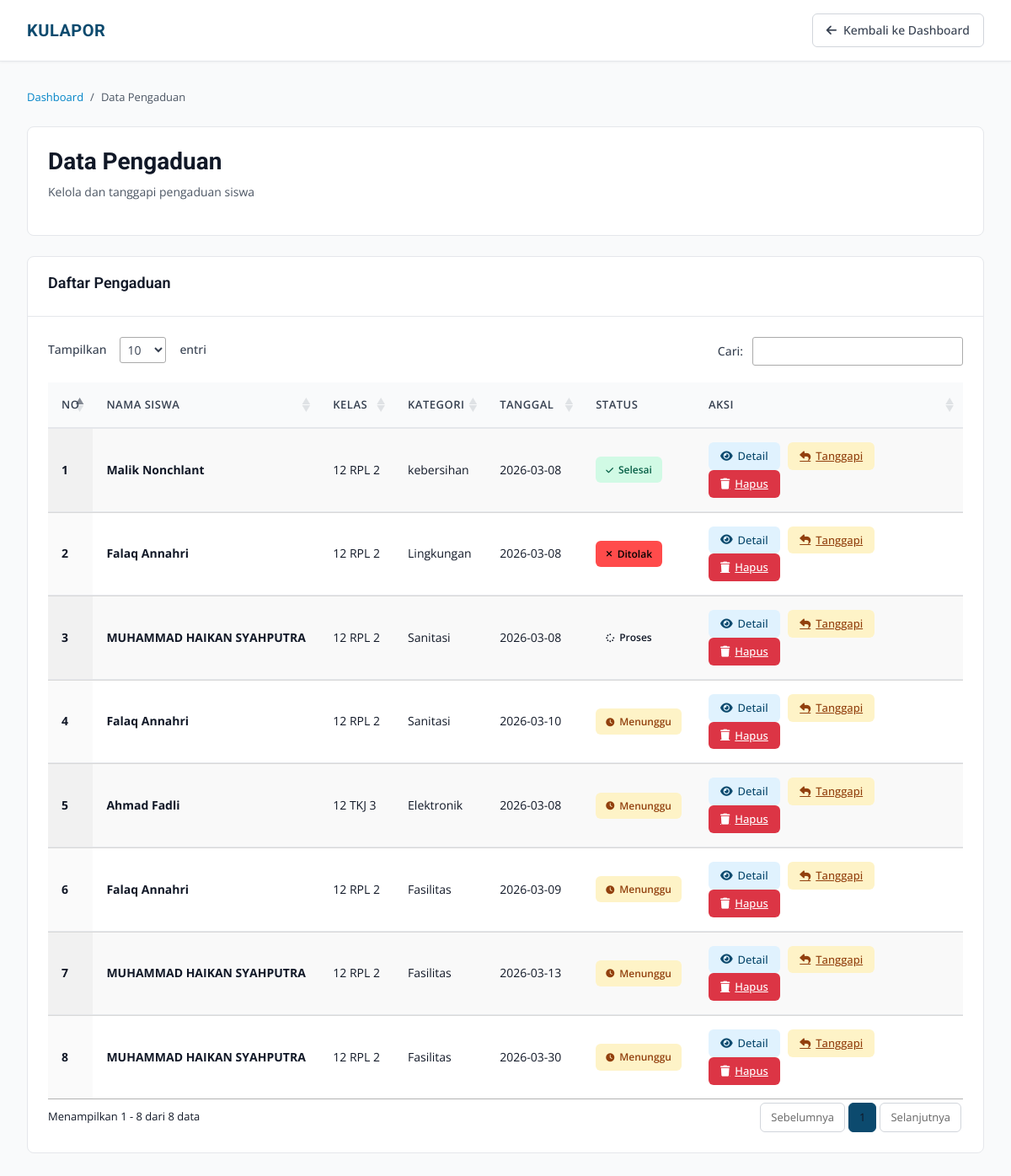
The page /views/admin/data_pengaduan.php (signed in) on the database its author committed.
### tables this page shows
CREATE TABLE `input_aspirasi` (
  `id_pelapor` int NOT NULL,
  `nis` varchar(225) DEFAULT NULL,
  `id_kategori` int NOT NULL,
  `lokasi` varchar(225) NOT NULL,
  `ket` varchar(225) NOT NULL,
  `status` enum('menunggu','proses','selesai','ditolak') NOT NULL DEFAULT 'menunggu',
  `feedback` varchar(225) DEFAULT NULL,
  `tanggal` date NOT NULL
);

CREATE TABLE `user` (
  `id` int NOT NULL,
  `Username` varchar(100) NOT NULL,
  `password` varchar(100) NOT NULL,
  `role` enum('admin','siswa') NOT NULL DEFAULT 'siswa',
  `nis` varchar(100) DEFAULT NULL,
  `kelas` varchar(100) DEFAULT NULL
);

CREATE TABLE `kategori` (
  `id_kategori` int NOT NULL,
  `ket_kategori` varchar(225) NOT NULL
);

### ControllerAdmin/data_pengaduan.php (called while the page is built)
<?php
include '../../config/koneksi.php';
$data = mysqli_query($koneksi, "
    SELECT
        input_aspirasi.*,
        user.username,
        user.kelas,
        kategori.ket_kategori
    FROM input_aspirasi
    LEFT JOIN user ON input_aspirasi.nis = user.nis
    JOIN kategori ON input_aspirasi.id_kategori = kategori.id_kategori
");
?>

### views/admin/data_pengaduan.php (the view, shortened to what this page needs)
<?php
include '../../config/koneksi.php';
?>
<!DOCTYPE html>
<html lang="id">
<head>
    <link rel="stylesheet" href="https://cdnjs.cloudflare.com/ajax/libs/font-awesome/6.4.0/css/all.min.css">
    <link href="https://cdn.jsdelivr.net/npm/bootstrap@5.0.2/dist/css/bootstrap.min.css" rel="stylesheet">
    <link rel="stylesheet" href="https://cdn.datatables.net/1.13.8/css/jquery.dataTables.min.css">
</head>
<body>
    <header class="header">
        <div class="header-container">
            <a href="#" class="brand">
                <span class="brand-text">KULAPOR</span>
            </a>
            <a href="homepage.php" class="btn-back">
                <i class="fas fa-arrow-left"></i>
                Kembali ke Dashboard
            </a>
        </div>
    </header>
    <main class="main-wrapper">
        <ul class="breadcrumb-custom">
            <li><a href="index.php">Dashboard</a></li>
            <li>/</li>
            <li>Data Pengaduan</li>
        </ul>
        <div class="page-header">
            <div class="page-title-section">
                <h1>Data Pengaduan</h1>
                <p class="page-subtitle">Kelola dan tanggapi pengaduan siswa</p>
            </div>
        </div>
        <div class="table-container">
            <div class="table-header">
                <h2 class="table-title">Daftar Pengaduan </h2>
            </div>
            <div class="table-wrapper">
                <table id="datatable" class="display">
                    <thead>
                        <tr>
                            <th>No</th>
                            <th>Nama Siswa</th>
                            <th>Kelas</th>
                            <th>Kategori</th>
                            <th>Tanggal</th>
                            <th>Status</th>
                            <th>Aksi</th>
                        </tr>
                    </thead>
                    <tbody>
                        <?php
                        include '../../ControllerAdmin/data_pengaduan.php';
                        $no = 1;
                        if ($data && mysqli_num_rows($data) > 0) {
                            while ($row = mysqli_fetch_assoc($data)) {
                                $status = strtolower($row['status']);
                                if ($status == 'proses') {
                                    $status_class = 'status-proses';
                                    $status_icon  = 'fa-spinner';
                                } elseif ($status == 'selesai') {
                                    $status_class = 'status-selesai';
                                    $status_icon  = 'fa-check';
                                } elseif ($status == 'ditolak') {
                                    $status_class = 'status-ditolak';
                                    $status_icon  = 'fa-times';
                                } else {
                                    $status_class = 'status-pending';
                                    $status_icon  = 'fa-clock';
                                }
                        ?>
                                <tr>
                                    <td><strong><?= $no; ?></strong></td>
                                    <td><strong><?= $row['username']; ?></strong></td>
                                    <td><?= $row['kelas']; ?></td>
                                    <td><?= $row['ket_kategori']; ?></td>
                                    <td><?= $row['tanggal']; ?></td>
                                    <td>
                                        <span class="status-badge <?= $status_class; ?>">
                                            <i class="fas <?= $status_icon; ?>"></i>
                                            <?= ucfirst($row['status']); ?>
                                        </span>
                                    </td>
                                    <td>
                                        <button
                                            onclick="window.location.href='detail_pengaduan.php?id=<?= $row['id_pelapor']; ?>'"
                                            class="btn-action btn-detail">
                                            <i class="fas fa-eye"></i> Detail
                                        </button>
                                        <a href="feedback_pengaduan.php?id=<?= $row['id_pelapor']; ?>" class="btn-action btn-respond">
                                            <i class="fas fa-reply"></i> Tanggapi
                                        </a>
                                        <a href="?hapus=<?= $row['id_pelapor']; ?>"
                                            class="btn-action btn-danger"
                                            onclick="return confirm('Yakin hapus data?')">
                                            <i class="fas fa-trash"></i> Hapus
                                        </a>
                                    </td>
                                </tr>
                            <?php
                                $no++;
                            }
                        }
                            ?>
                    </tbody>
                </table>
            </div>
        </div>
    </main>
</body>
</html>

### views/admin/data_pengaduan.php (style rules this page uses)
:root { --primary-blue: #0C4A6E; --secondary-blue: #0284C7; --accent-blue: #0EA5E9; --light-blue: #E0F2FE; --white: #FFFFFF; --gray-50: #F9FAFB; --gray-100: #F3F4F6; --gray-200: #E5E7EB; --gray-300: #D1D5DB; --gray-600: #4B5563; --gray-700: #374151; --gray-900: #111827; --success: #059669; --warning: #D97706; --danger: #DC2626; }
* { margin: 0; padding: 0; box-sizing: border-box; }
body { font-family: 'Open Sans', -apple-system, BlinkMacSystemFont, 'Segoe UI', sans-serif; background: var(--gray-50); color: var(--gray-900); line-height: 1.6; }
.header { background: var(--white); border-bottom: 1px solid var(--gray-200); padding: 0; position: sticky; top: 0; z-index: 100; box-shadow: 0 1px 3px rgba(0, 0, 0, 0.05); }
.header-container { max-width: 1400px; margin: 0 auto; padding: 16px 32px; display: flex; align-items: center; justify-content: space-between; }
.brand { display: flex; align-items: center; gap: 12px; text-decoration: none; }
.brand-text { font-family: 'Roboto', sans-serif; font-size: 20px; font-weight: 700; color: var(--primary-blue); letter-spacing: 0.5px; }
.btn-back { display: inline-flex; align-items: center; gap: 8px; padding: 8px 16px; font-size: 14px; font-weight: 500; border: 1px solid var(--gray-300); border-radius: 6px; background: var(--white); color: var(--gray-700); text-decoration: none; }
.main-wrapper { max-width: 1400px; margin: 0 auto; padding: 32px; }
.breadcrumb-custom { display: flex; gap: 8px; font-size: 13px; color: var(--gray-600); margin-bottom: 24px; list-style: none; padding: 0; }
.breadcrumb-custom a { color: var(--secondary-blue); text-decoration: none; }
.page-header { background: var(--white); border: 1px solid var(--gray-200); border-radius: 8px; padding: 24px; margin-bottom: 24px; display: flex; justify-content: space-between; align-items: center; }
.page-title-section h1 { font-family: 'Roboto', sans-serif; font-size: 28px; font-weight: 700; color: var(--gray-900); margin-bottom: 8px; }
.page-subtitle { font-size: 14px; color: var(--gray-600); }
.table-container { background: var(--white); border: 1px solid var(--gray-200); border-radius: 8px; overflow: hidden; }
.table-header { padding: 20px 24px; border-bottom: 1px solid var(--gray-200); display: flex; justify-content: space-between; align-items: center; }
.table-title { font-family: 'Roboto', sans-serif; font-size: 18px; font-weight: 600; color: var(--gray-900); }
.table-wrapper { padding: 24px; }
#datatable { width: 100% !important; border-collapse: separate; border-spacing: 0; }
#datatable thead th { background: var(--gray-50); color: var(--gray-700); font-weight: 600; font-size: 13px; text-transform: uppercase; letter-spacing: 0.5px; padding: 16px; border-bottom: 2px solid var(--gray-200); white-space: nowrap; }
#datatable tbody td { padding: 16px; font-size: 14px; color: var(--gray-900); border-bottom: 1px solid var(--gray-200); vertical-align: middle; }
#datatable tbody tr:last-child td { border-bottom: none; }
.status-badge { display: inline-flex; align-items: center; gap: 6px; padding: 6px 12px; border-radius: 6px; font-size: 12px; font-weight: 600; text-transform: capitalize; }
.status-badge i { font-size: 10px; }
.status-pending { background: #FEF3C7; color: #92400E; }
.status-selesai { background: #D1FAE5; color: #065F46; }
.status-ditolak { background: #ff4b4b; color: #000000; }
.btn-action { padding: 6px 14px; font-size: 13px; font-weight: 500; border: none; border-radius: 6px; cursor: pointer; display: inline-flex; align-items: center; gap: 6px; margin-right: 6px; }
.btn-detail { background: var(--light-blue); color: var(--primary-blue); }
.btn-respond { background: #FEF3C7; color: #92400E; }

### rows shown on the page
input_aspirasi: user.Username "Malik Nonchlant", user.kelas "12 RPL 2", id_kategori.ket_kategori "kebersihan", tanggal "2026-03-08", status "Selesai"
input_aspirasi: user.Username "Falaq Annahri", user.kelas "12 RPL 2", id_kategori.ket_kategori "Lingkungan", tanggal "2026-03-08", status "Ditolak"
input_aspirasi: user.Username "MUHAMMAD HAIKAN SYAHPUTRA", user.kelas "12 RPL 2", id_kategori.ket_kategori "Sanitasi", tanggal "2026-03-08", status "Proses"
input_aspirasi: user.Username "Falaq Annahri", user.kelas "12 RPL 2", id_kategori.ket_kategori "Sanitasi", tanggal "2026-03-10", status "Menunggu"
input_aspirasi: user.Username "Ahmad Fadli", user.kelas "12 TKJ 3", id_kategori.ket_kategori "Elektronik", tanggal "2026-03-08", status "Menunggu"
input_aspirasi: user.Username "Falaq Annahri", user.kelas "12 RPL 2", id_kategori.ket_kategori "Fasilitas", tanggal "2026-03-09", status "Menunggu"
input_aspirasi: user.Username "MUHAMMAD HAIKAN SYAHPUTRA", user.kelas "12 RPL 2", id_kategori.ket_kategori "Fasilitas", tanggal "2026-03-13", status "Menunggu"
input_aspirasi: user.Username "MUHAMMAD HAIKAN SYAHPUTRA", user.kelas "12 RPL 2", id_kategori.ket_kategori "Fasilitas", tanggal "2026-03-30", status "Menunggu"
